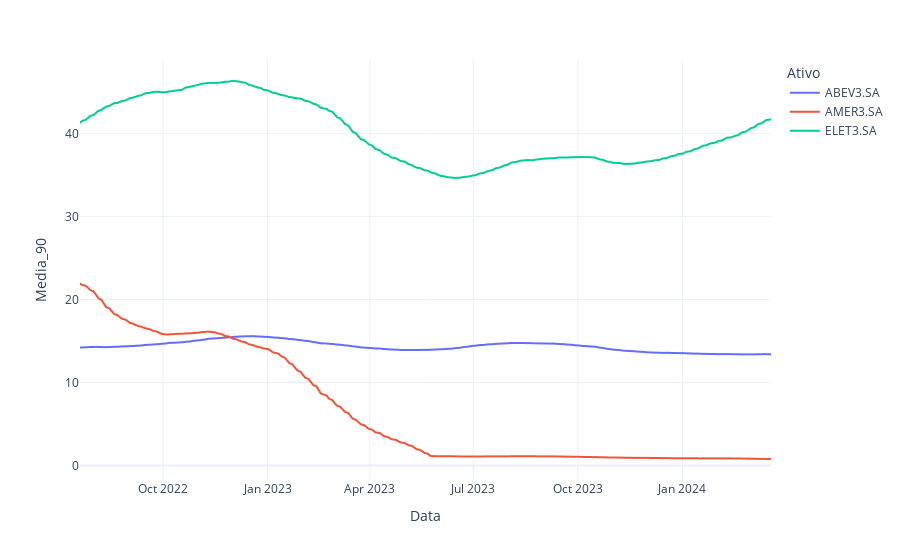

The code cell stored with this chart in its notebook:
### Code cell
#Montando um gráfico de linhas para as médias móveis dos ativos
#Criando o Dataframe para usar o Ploty
df_med_movel_90_vertical = df_med_movel_90 .stack().reset_index()
df_med_movel_90_vertical.columns = ['Data', 'Ativo', 'Media_90']
#criando e exibindo o gráfico
fig = px.line(df_med_movel_90_vertical, x="Data", y="Media_90", color='Ativo', template ='plotly_white')
fig.show()

### Figure 1 — Plotly figure (JSON) as saved in the notebook; plotly's stock layout.template omitted (floating-point values rounded to 4 significant figures; data arrays with more than 128 entries replaced by an {"elided": "..."} marker saying what was removed)
{"data": [{"hovertemplate": "Ativo=ABEV3.SA<br>Data=%{x}<br>Media_90=%{y}<extra></extra>", "legendgroup": "ABEV3.SA", "line": {"color": "#636efa", "dash": "solid"}, "marker": {"symbol": "circle"}, "mode": "lines", "name": "ABEV3.SA", "showlegend": true, "type": "scattergl", "x": {"elided": "415 str values"}, "xaxis": "x", "y": {"elided": "415 float values"}, "yaxis": "y"}, {"hovertemplate": "Ativo=AMER3.SA<br>Data=%{x}<br>Media_90=%{y}<extra></extra>", "legendgroup": "AMER3.SA", "line": {"color": "#EF553B", "dash": "solid"}, "marker": {"symbol": "circle"}, "mode": "lines", "name": "AMER3.SA", "showlegend": true, "type": "scattergl", "x": {"elided": "415 str values"}, "xaxis": "x", "y": {"elided": "415 float values"}, "yaxis": "y"}, {"hovertemplate": "Ativo=ELET3.SA<br>Data=%{x}<br>Media_90=%{y}<extra></extra>", "legendgroup": "ELET3.SA", "line": {"color": "#00cc96", "dash": "solid"}, "marker": {"symbol": "circle"}, "mode": "lines", "name": "ELET3.SA", "showlegend": true, "type": "scattergl", "x": {"elided": "415 str values"}, "xaxis": "x", "y": {"elided": "415 float values"}, "yaxis": "y"}], "layout": {"autosize": true, "legend": {"title": {"text": "Ativo"}, "tracegroupgap": 0}, "margin": {"t": 60}, "xaxis": {"anchor": "y", "autorange": true, "domain": [0, 1], "range": ["2022-07-20", "2024-03-19"], "title": {"text": "Data"}, "type": "date"}, "yaxis": {"anchor": "x", "autorange": true, "domain": [0, 1], "range": [-1.747, 48.87], "title": {"text": "Media_90"}, "type": "linear"}}}
